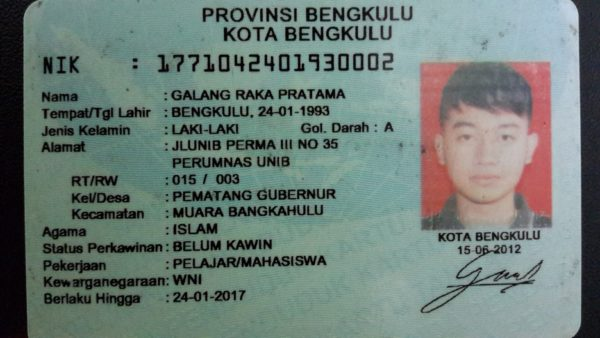
#> input picture data/ktp1.png, 600 x 338 px
$ python -i signature_extractor.py   (imports and definitions only)
#> lines starting #> are read from the running program, lines starting #| are printed output that depends on the picture; after the words box and inside, x2 and y2 are one past the last pixel; in counts of white or black regions, pixels touching at a corner belong together
import cv2
import numpy as np
from typing import Optional, Tuple, Dict
import os
import requests
from PIL import Image
import io
import base64
import uuid

class SignatureExtractorService:
    def __init__(self):

        self.cdn_base_url = os.getenv('CDN_BASE_URL', '')
        self.cdn_api_key = os.getenv('CDN_API_KEY', '')


        self.blur_kernel = 3
        self.threshold_value = 127
        self.min_signature_area = 500
        self.padding = 20

    def extract_signature(self, image_path: str) -> Optional[Dict]:
        """Extract signature from image file"""
#> called with image_path = '../../data/ktp1.png'
        try:

            img = cv2.imread(image_path)
#> img is the input picture: shape (338, 600, 3); mean B, G, R 119.3, 125.2, 109.7
            if img is None:
                return None

            return self._process_signature(img)

        except Exception as e:
            raise Exception(f"Signature extraction failed: {str(e)}")

    # [14 lines left out: function extract_signature_from_bytes, not called in this run]

    def _process_signature(self, img: np.ndarray) -> Optional[Dict]:
        """Process image to extract signature"""

        gray = cv2.cvtColor(img, cv2.COLOR_BGR2GRAY)
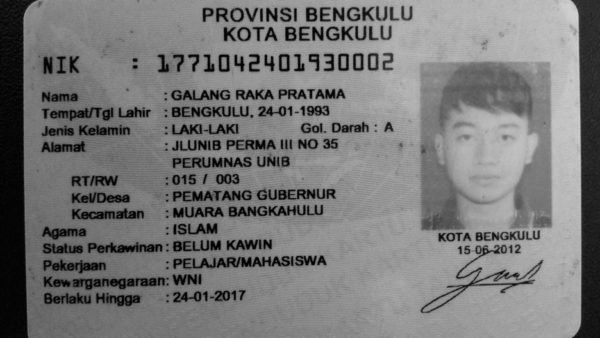
#> gray: shape (338, 600); min 0, max 215, mean 119.9


        blurred = cv2.GaussianBlur(gray, (self.blur_kernel, self.blur_kernel), 0)


        _, binary = cv2.threshold(blurred, self.threshold_value, 255, cv2.THRESH_BINARY_INV)
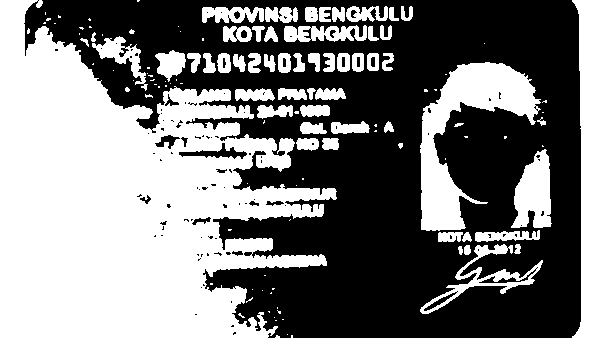
#> binary: shape (338, 600); 47.9% white; 125 white regions (67 under 20 px)


        contours, _ = cv2.findContours(binary, cv2.RETR_EXTERNAL, cv2.CHAIN_APPROX_SIMPLE)
#> contours = 125 contours, 70 with area under 20; largest, box (x1, y1, x2, y2) and area: (0, 0, 337, 338) 66852, (420, 62, 541, 231) 7302, (572, 0, 600, 338) 6362, (511, 149, 552, 228) 2052, (420, 244, 543, 314) 1640

        if not contours:
            return None


        largest_contour = max(contours, key=cv2.contourArea)
#> largest_contour = contour of 1141 points, box (x1, y1, x2, y2) (0, 0, 337, 338), area 66852


        if cv2.contourArea(largest_contour) < self.min_signature_area:

            significant_contours = [c for c in contours if cv2.contourArea(c) > 50]
            if not significant_contours:
                return None


            all_points = np.concatenate(significant_contours)
            x, y, w, h = cv2.boundingRect(all_points)
        else:

            x, y, w, h = cv2.boundingRect(largest_contour)
#> x = 0; y = 0; w = 337; h = 338


        x = max(0, x - self.padding)
        y = max(0, y - self.padding)
        w = min(img.shape[1] - x, w + 2 * self.padding)
#> w = 377
        h = min(img.shape[0] - y, h + 2 * self.padding)


        signature_crop = binary[y:y+h, x:x+w]
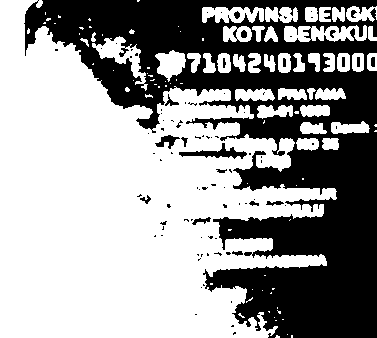
#> signature_crop: shape (338, 377); 60.8% white; 91 black regions (71 under 20 px), largest, box (x1, y1, x2, y2) and area: (24, 0, 377, 338) 48498, (179, 143, 247, 159) 392, (155, 135, 180, 149) 156


        signature_rgba = self._create_transparent_signature(signature_crop)

        return {
            'image': signature_rgba,
            'bbox': {'x': x, 'y': y, 'width': w, 'height': h},
            'confidence': 0.9
        }

    def _create_transparent_signature(self, binary_img: np.ndarray) -> np.ndarray:
        """Convert binary image to transparent PNG with black signature"""
        h, w = binary_img.shape
#> h = 338; w = 377


        signature_rgba = np.zeros((h, w, 4), dtype=np.uint8)


        mask = binary_img > 127


        signature_rgba[mask, 0] = 0
        signature_rgba[mask, 1] = 0
        signature_rgba[mask, 2] = 0
        signature_rgba[mask, 3] = 255


        return signature_rgba

    # [85 lines left out: functions upload_to_cdn, extract_and_upload, not called in this run]

>>> result = SignatureExtractorService().extract_signature('../../data/ktp1.png')
#> result = 3 items
